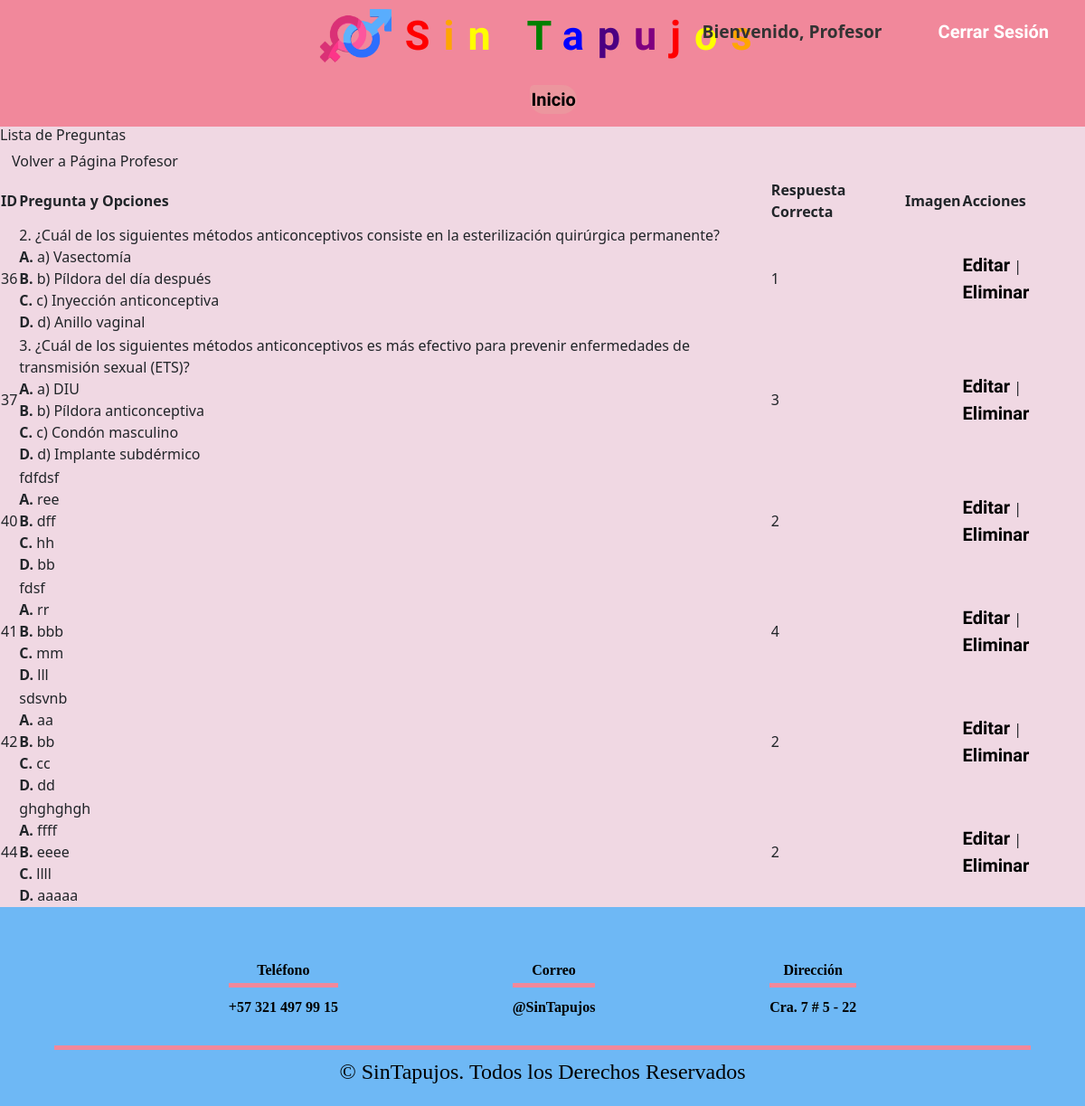
/ver_preguntas.php, run on the app's committed database.
### tables this page shows
CREATE TABLE IF NOT EXISTS `preguntas` (
  `id` int NOT NULL AUTO_INCREMENT,
  `pregunta` text NOT NULL,
  `opcion1` text NOT NULL,
  `opcion2` text NOT NULL,
  `opcion3` text NOT NULL,
  `opcion4` text NOT NULL,
  `respuesta_correcta` int NOT NULL,
  `imagen` varchar(255) NOT NULL,
  PRIMARY KEY (`id`)
);

### php/ver_preguntas.php (the view, shortened to what this page needs)
<?php
require_once __DIR__ . '/../db/conexion.php';
$sql = "SELECT * FROM preguntas";
$result = $conexion->query($sql);
if ($result->num_rows > 0) {
    while ($row = $result->fetch_assoc()) {
        echo "<tr>";
        echo "<td>" . htmlspecialchars($row["id"]) . "</td>";
        echo "<td>";
        echo htmlspecialchars($row["pregunta"]) . "<br>";
        echo "<strong>A.</strong> " . htmlspecialchars($row["opcion1"]) . "<br>";
        echo "<strong>B.</strong> " . htmlspecialchars($row["opcion2"]) . "<br>";
        echo "<strong>C.</strong> " . htmlspecialchars($row["opcion3"]) . "<br>";
        echo "<strong>D.</strong> " . htmlspecialchars($row["opcion4"]) . "<br>";
        echo "</td>";
        echo "<td>" . htmlspecialchars($row["respuesta_correcta"]) . "</td>";
        if (!empty($row["imagen"]) && $row["imagen"] !== 'sin_imagen.jpg') {
            echo "<td><img src='../images/" . htmlspecialchars($row["imagen"]) . "' alt='Imagen' style='width:100px;height:auto;'></td>";
        } else {
            echo "<td></td>";
        }
        echo "<td><a href='editar_pregunta.html?id=" . htmlspecialchars($row["id"]) . "'>Editar</a> | <a href='#' onclick='confirmarEliminacion(" . htmlspecialchars($row["id"]) . ")'>Eliminar</a></td>";
        echo "</tr>";
    }
} else {
    echo "<tr><td colspan='5'>No hay preguntas.</td></tr>";
}
?>

### ver_preguntas.php (shortened to what this page needs)
<!DOCTYPE html>
<html lang="es">
<head>
    <link href="https://stackpath.bootstrapcdn.com/bootstrap/4.5.2/css/bootstrap.min.css" rel="stylesheet">
    <link rel="stylesheet" href="https://cdn.jsdelivr.net/npm/@docsearch/css@3">
    <link href="css/bootstrap.min.css" rel="stylesheet">
    <link rel="stylesheet" href="css/reset.css">
    <link rel="stylesheet" href="css/styles.css">
</head>
<body>
    <header class="header">
        <div class="ini">
            <div id="logo"><img src="images/logo.png" alt="Logo"></div>
            <h1 id="title"><span style="color:red">S</span><span style="color:orange">i</span><span style="color:yellow">n </span><span style="color:green">T</span><span style="color:blue">a</span><span style="color:indigo">p</span><span style="color:purple">u</span><span style="color:red">j</span><span style="color:yellow">o</span><span style="color:orange">s</span></h1>
            <div id="welcome">
                <span id="welcome-message">Bienvenido, Profesor <?php session_start(); echo $_SESSION['user_name']; ?></span>
                <a href="php/logout.php" class="btn-logout logout-link">Cerrar Sesión</a>
            </div>
        </div>
        <nav class="nav">
            <ul>
                <li class="btnmenu"><a href="index.html">Inicio</a></li>
            </ul>
        </nav>
    </header>
    <h1>Lista de Preguntas</h1>
    <a href="index_profesor.php" class="btn">Volver a Página Profesor</a>
    <table>
        <thead>
            <tr>
                <th>ID</th>
                <th>Pregunta y Opciones</th>
                <th>Respuesta Correcta</th>
                <th>Imagen</th>
                <th>Acciones</th>
            </tr>
        </thead>
        <tbody>
            <?php include 'php/ver_preguntas.php'; ?>
        </tbody>
    </table>
    <footer id="foo">
        <div class="contenedor-footer">
            <div class="content-foo">
                <h4>Teléfono</h4>
                <p>+57 321 497 99 15</p>
            </div>
            <div class="content-foo">
                <h4>Correo</h4>
                <p>@SinTapujos</p>
            </div>
            <div class="content-foo">
                <h4>Dirección</h4>
                <p>Cra. 7 # 5 - 22</p>
            </div>
        </div>
        <h2 class="titulo-final">&copy; SinTapujos. Todos los Derechos Reservados</h2>
    </footer>
</body>
</html>

### css/styles.css (style rules this page uses)
body { background-size: cover; background-color:#f0d8e3; }
.header { background-color: #f1889b; height: 140px; display: flex; flex-direction: column; position: relative; }
.ini { display: flex; align-items: center; justify-content: center; position: relative; width: 100%; padding: 10px 0; }
#welcome { position: absolute; right: 20px; top: 10px; display: flex; align-items: center; gap: 10px; }
#welcome-message { color: #333; font-size: 1.2rem; font-weight: bold; }
#logo img { max-height: 60px; margin-right: 15px; }
#title { font-size: 45px; font-family: "Edu AU VIC WA NT Hand", cursive; font-weight: bold; letter-spacing: 15px; }
.nav { display: flex; align-items: center; justify-content: center; width: 100%; height: 60px; background-color: transparent; }
ul { display: flex; align-items: center; justify-content: space-evenly; width: 100%; }
li { display: inline; padding: 10px; margin-left: 2px; border-radius: 15px 50px 50px 50px; }
.btnmenu { background-color: hsla(47, 32%, 75%, 0.2); color: white; padding: 1px; }
a { text-decoration: none; color: #000000; font-size: 20px; font-family: "Edu AU VIC WA NT Hand", cursive; font-weight: bold; }
.btn-logout { display: inline-block; margin-left: 2rem; padding: 10px 20px; background-color:0; color: white; text-decoration: none; border-radius: 5px; font-weight: bold; }
footer { background: #6eb8f5; padding: 60px 0 30px 0; height: 220px; }
.contenedor-footer { display: flex; width: 90%; justify-content: space-evenly; margin: auto; padding-bottom: 30px; border-bottom: 5px solid #f1889b; }
.content-foo { text-align: center; }
.content-foo h4 { color: #000000; font-family: cursive; font-weight: bold; border-bottom: 5px solid #f1889b; padding-bottom: 5px; margin-bottom: 10px; }
.content-foo p { color: #000000; font-family:cursive; font-weight:bold; }
.titulo-final { text-align: center; font-family:cursive; font-size: 24px; margin: 10px 0 0 0; color: #000000; }

### data on the page
preguntas: id "36", pregunta "2. ¿Cuál de los siguientes métodos anticonceptivos consiste en la esterilización quirúrgica permanente?", opcion1 "a) Vasectomía", opcion2 "b) Píldora del día después", opcion3 "c) Inyección anticonceptiva", opcion4 "d) Anillo vaginal", respuesta_correcta "1"
preguntas: id "37", pregunta "3. ¿Cuál de los siguientes métodos anticonceptivos es más efectivo para prevenir enfermedades de transmisión sexual (ETS)?", opcion1 "a) DIU", opcion2 "b) Píldora anticonceptiva", opcion3 "c) Condón masculino", opcion4 "d) Implante subdérmico", respuesta_correcta "3"
preguntas: id "40", pregunta "fdfdsf", opcion1 "ree", opcion2 "dff", opcion3 "hh", opcion4 "bb", respuesta_correcta "2"
preguntas: id "41", pregunta "fdsf", opcion1 "rr", opcion2 "bbb", opcion3 "mm", opcion4 "lll", respuesta_correcta "4"
preguntas: id "42", pregunta "sdsvnb", opcion1 "aa", opcion2 "bb", opcion3 "cc", opcion4 "dd", respuesta_correcta "2"
preguntas: id "44", pregunta "ghghghgh", opcion1 "ffff", opcion2 "eeee", opcion3 "llll", opcion4 "aaaaa", respuesta_correcta "2"
